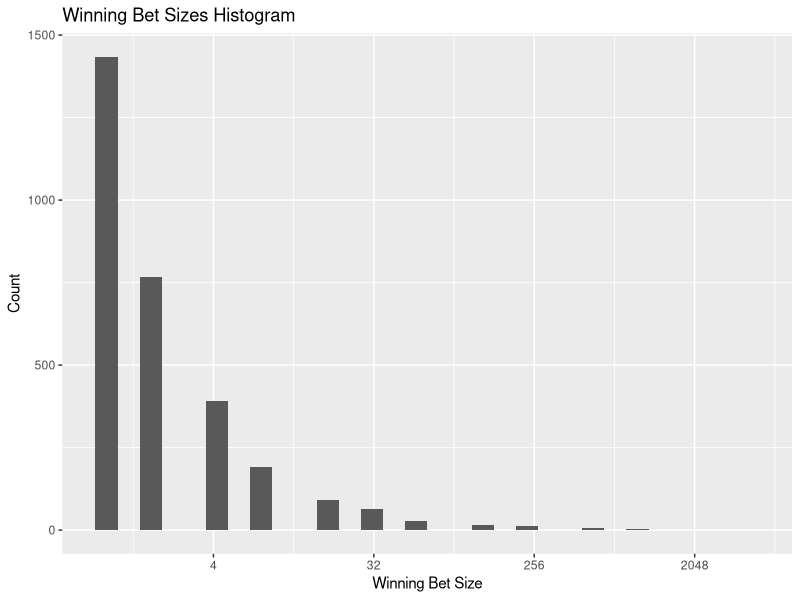

Generate this figure with R:
setwd("/Users/Benji/Documents/Uni/Master/3.Semester/Data_Mining_Probabilistic_Reasoning/Exercises/Code/Exercise5/")


# 4 f

bet <- function(){
    
  # set money to be 1€
  betMoney = 1
  wonMoney = 0
  totalBets = 0
  highestBet = 0
  biggestLoss = 0
  
  winningBetSizes = c()
  while(wonMoney != 3000){
    
    # put money in the middle
    wonMoney = wonMoney - betMoney
    if(wonMoney < biggestLoss){ biggestLoss = wonMoney}
    
    # throw ball 
    fieldColor = sample(c("red","black","green"), 1, prob=c(18/37,18/37, 1/37), replace = T)
    totalBets = totalBets + 1
    
    if(fieldColor == "red"){
      
      winningBetSizes = c(winningBetSizes, betMoney)
      wonMoney = wonMoney + (betMoney * 2)
      
      if(betMoney > highestBet) { highestBet = betMoney}
      betMoney = 1
    }
    else {
      betMoney = betMoney * 2
    }
  }
  
  print(paste(c("total bets: ", totalBets, "highest bet: ", highestBet, " highest loss: ", biggestLoss), collapse = " "))
#   hist(winningBetSizes, xlim=c(0,3000), xlab="occurrences", ylab="Winning Bet Size", main="Winning Bet Sizes")
  
  library(ggplot2)
  dfr <- data.frame(x = winningBetSizes)
  ggplot(dfr, aes(x)) + geom_histogram() + scale_x_continuous(trans="log2") + xlab("Winning Bet Size") + ylab("Count") + ggtitle("Winning Bet Sizes Histogram")
}

bet()
